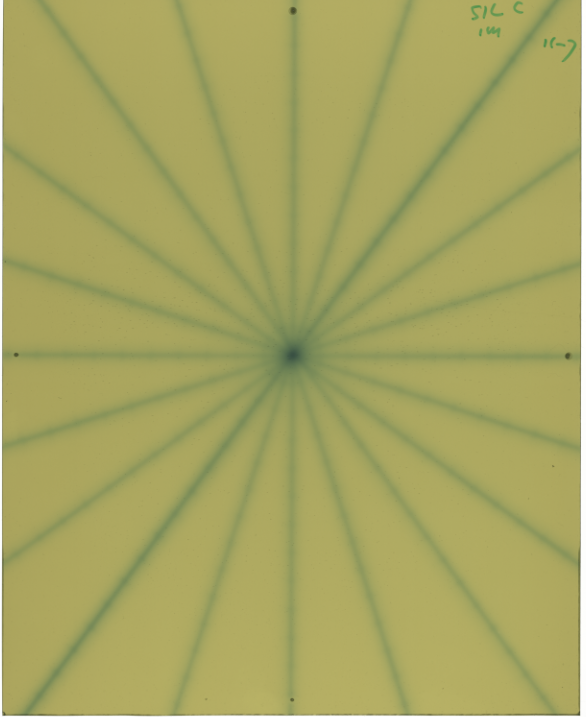
#> input picture image_analyze/star.png, 586 x 717 px
$ python star.py
#> lines starting #> are read from the running program, lines starting #| are printed output that depends on the picture
import os

import cv2
import numpy as np
from scipy import optimize
from scipy import signal

import matplotlib.pyplot as plt
from scipy.ndimage import median_filter


def find_star_field_center(image):
    image = np.array(image)
    rows, cols = image.shape
    max_pos = [rows // 2, cols // 2]
    k = 15
    # 遍历所有可能的位置
    max_wsum = 0
    for i in range(0, rows - k + 1, 3):
        for j in range(0, cols - k + 1, 3):
            # 计算子区域的和
            region_sum = np.sum(image[i:i + k, j:j + k])

            # 更新最大值
            if region_sum > max_wsum:
                max_sum = region_sum
                max_pos = (i, j)
    return max_pos[0] + k // 2, max_pos[1] + k // 2


class Point:
    def __init__(self, y, x):
        self.x = float(x)
        self.y = float(y)

    def __len__(self):
        return np.sqrt(self.x ** 2 + self.y ** 2)

    def __str__(self):
        return f"({self.x:.2f}, {self.y:.2f})"

    def __add__(self, other):
        return Point(self.x + other.x, self.y + other.y)

    def __sub__(self, other):
        return Point(self.x - other.x, self.y - other.y)


class Line:
    def __init__(self, point1, point2):
        self.A = point1
        self.B = point2

    def distance_to(self, pointC):
        # 计算点pointC到线的距离
        distance = np.abs(
            (pointC.y - self.A.y) * (self.B.x - self.A.x) - (pointC.x - self.A.x) * (self.B.y - self.A.y)) / np.sqrt(
            (self.B.x - self.A.x) ** 2 + (self.B.y - self.A.y) ** 2)
        return distance


def distance(p, lines):
    # 计算p点到所有lines距离的最大值
    return max(line.distance_to(Point(p[0], p[1])) for line in lines)


def process_mutipeaks(values, peak_ids):
    ids = []
    for i in range(len(peak_ids)):
        start = end = peak_ids[i]
        v1 = values[start]
        while True:
            end += 1
            if values[end] >= v1:
                continue
            break
        ids.append((start + end - 1) // 2)
    return ids


def check_reverse(img, percentiles=[4, 50, 96]):
    img = np.array(img, np.uint8)
    p_low = np.percentile(img, percentiles[0])
    p_mid = np.percentile(img, percentiles[1])
    p_high = np.percentile(img, percentiles[2])
    mid_to_low = abs(p_mid - p_low)
    mid_to_high = abs(p_mid - p_high)
    if mid_to_low > mid_to_high:
        img = 255 - img
    return img


def is_descend(values, k=8):
    # values应该是一维数组
    assert len(values) > k, f"传入的values长度小于{k}"
    values = np.array(values, dtype=np.float64)
    descend = np.where(values[:k] > values[1:k + 1], 1, 0)
    if descend.sum() >= 0.5 * k:
        return True
    return False


def satisfied(array, start, k=4):
    # median = np.median(array)
    array = np.squeeze(array)
    p80 = np.percentile(array, 80)
    if array[start:start + k].sum() <= k * (p80 + 1):
        return True
    return False


def preprocess(img):
    # 原始图像
    # cv2.imshow("raw", img)
    # cv2.waitKey(0)
    # 确认反转图像
    reversed = check_reverse(img)
    # cv2.imshow("reversed", reversed)
    # cv2.waitKey(0)

    # 滤波图像
    blur = cv2.medianBlur(reversed, 3)
    # [6 lines of commented-out code are left out]
    pts = []
    # 1-左上角
    row_off = 0
    col_off = 0
    row, col = blur.shape
    while True:
        # current = blur[row_off, col_off]
        # q1_row, median_row, q2_row = np.percentile(blur[row_off, :], [5, 50, 75])
        # q1_col, median_col, q2_col = np.percentile(blur[:, col_off], [5, 50, 75])
        # 起始位置要满足要求，不会是一个大数
        if not (satisfied(blur[row_off, :], col_off, k=3) and satisfied(blur[:, col_off], row_off, k=5)):
            # if current >= q2_row or current >= q2_col:
            row_off += 7
            continue
        flag1 = is_descend(blur[row_off, col_off:])
        flag2 = is_descend(blur[row_off:, col_off])

        descend = flag1 or flag2
        if descend:
            row_off += 7
            continue
        pts.append((row_off, col_off))
        break
    # 2-右上角
    row_off = pts[0][0]
    col_off = blur.shape[1] - 1
    while True:
        current = blur[row_off, col_off]
        q1_row, median_row, q2_row = np.percentile(blur[row_off, :], [5, 50, 75])
        q1_col, median_col, q2_col = np.percentile(blur[:, col_off], [5, 50, 75])
        # if current >= q2_row or current >= q2_col:
        if not (satisfied(blur[row_off, :][::-1], col - col_off - 1, k=3) and satisfied(blur[:, col_off], row_off,
                                                                                        k=5)):
            col_off -= 7
            continue
        descend = is_descend(blur[row_off, :col_off][::-1]) or is_descend(blur[row_off:, col_off])
        if descend:
            col_off -= 7
            continue
        pts.append((row_off, col_off))
        break
    # 3-左下角 && 右下角
    row_off = row - 1
    col_off1 = pts[0][1]
    col_off2 = pts[1][1]
    while True:
        # [6 lines of commented-out code are left out]
        if not (satisfied(blur[row_off, :], col_off1, k=3) and satisfied(blur[:, col_off1][::-1], row - row_off - 1,
                                                                         k=5)):
            row_off -= 7
            continue
        elif not (satisfied(blur[row_off, :][::-1], col - 1 - col_off2, k=3) and satisfied(blur[:, col_off2][::-1],
                                                                                           row - row_off - 1, k=5)):
            # elif current2 >= q2_row or current2 >= q2_col2:
            col_off2 -= 7
            continue
        descend1 = is_descend(blur[:row_off, col_off1][::-1]) or is_descend(blur[row_off, col_off1:])
        descend2 = is_descend(blur[:row_off, col_off2][::-1]) or is_descend(blur[row_off, :col_off2][::-1])
        if descend1 or descend2:
            row_off -= 7
            continue
        pts.append((row_off, col_off1))
        pts.append((row_off, col_off2))
        break

    return blur, pts


def main():
    # os.chdir(os.path.dirname(os.path.abspath(__file__)))
    filename = 'star.png'
    crop_file = 'analyrect.txt'
    manual_txt = "star.txt"
    image = cv2.imread(filename, 0)
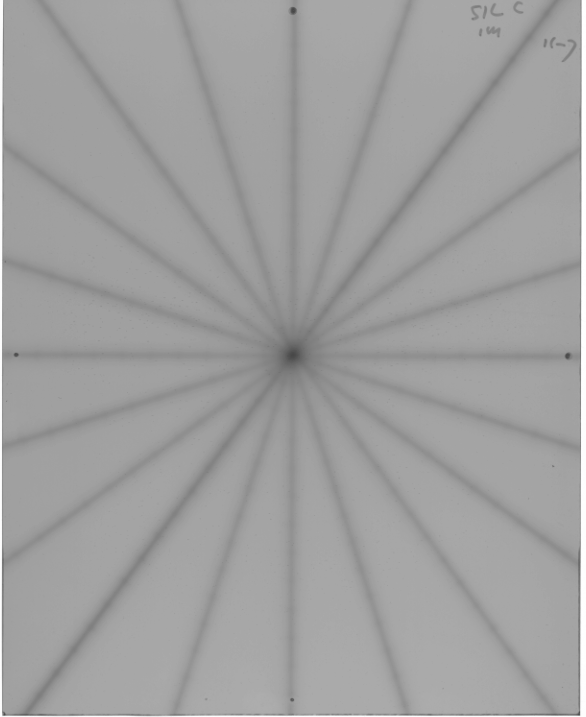
#> image: shape (717, 586); min 70, max 255, mean 159.8
    if image is None:
        raise ValueError("Image not found")
    cv2.imshow("raw", image)
    cv2.waitKey(0)
    if os.path.exists(crop_file):
        crop_file = open(crop_file, "r")
#> (reads image_analyze/analyrect.txt from the repository)
        pos = crop_file.readline().strip().split(",")
        pos = [int(x) for x in pos]
        x1, y1, x2, y2 = pos[0], pos[1], pos[2], pos[3]
        crop_file.close()
        image = image[y1:y2 + 1, x1:x2 + 1]
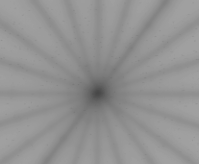
#> image: shape (164, 199); min 72, max 162, mean 146.7
    cv2.imshow("crop", image)
    cv2.waitKey(0)
    cv2.destroyAllWindows()

    if not os.path.exists(manual_txt):
        blur, pts = preprocess(image)
#> in check_reverse, `p_low = np.percentile(img, percentiles[0])`: p_low = 126
#> in check_reverse, `p_mid = np.percentile(img, percentiles[1])`: p_mid = 149
#> in check_reverse, `p_high = np.percentile(img, percentiles[2])`: p_high = 159
#> in check_reverse, `mid_to_low = abs(p_mid - p_low)`: mid_to_low = 23
#> in check_reverse, `mid_to_high = abs(p_mid - p_high)`: mid_to_high = 10
#> in check_reverse, `img = 255 - img`:
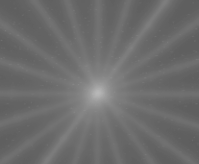
#> img: shape (164, 199); min 93, max 183, mean 108.3
#> the loop in preprocess, `while True:` made 1 pass
#> (flag1, flag2) on pass 1: (False, False)
#> after the loop in preprocess, `while True:`: pts = [(0, 0)]; row_off = 0
#> the loop in preprocess, `while True:` made 1 pass
#> (current, q1_row, median_row, q2_row, q1_col, median_col, q2_col) on pass 1: (93, 95, 99, 105, 95, 99, 104)
#> after the loop in preprocess, `while True:`: col_off = 198; pts = [(0, 0), (0, 198)]
#> in preprocess, `col_off1 = pts[0][1]`: col_off1 = 0
#> in preprocess, `col_off2 = pts[1][1]`: col_off2 = 198
#> the loop in preprocess, `while True:` made 3 passes
#> (descend1, descend2) on passes 2 to 3: (True, False), (False, False)
#> after the loop in preprocess, `while True:`: pts = [(0, 0), (0, 198), (149, 0), (149, 198)]; row_off = 149
#> pts = [(0, 0), (0, 198), (149, 0), (149, 198)]
        # print(f"shape: {blur.shape}, points: {pts}")
        cv2.imshow("blur1", blur)
        cv2.waitKey(0)
        # cv2.destroyAllWindows()

        start_point = Point(pts[0][0], pts[0][1])
        crop_img = blur[pts[0][0]:pts[2][0], pts[0][1]:pts[1][1]]
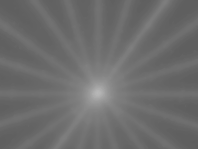
#> crop_img: shape (149, 198); min 93, max 183, mean 108.7
        cv2.imshow("crop_img", crop_img)
        cv2.waitKey(0)
        # center = find_star_field_center(crop_img)
        k = 0.15
        while True:
            values_ceil = np.array(crop_img[0, :])
            values_floor = np.array(crop_img[-1, :])
            values_left = np.array(crop_img[:, 0])
            values_right = np.array(crop_img[:, -1])

            k_max = 20
            row, col = crop_img.shape
            min_dis_row = row // 10
            min_dis_col = col // 10

            peaks_ceil, _ = signal.find_peaks(values_ceil, height=np.percentile(values_ceil, 80), distance=min_dis_col,
                                              prominence=k * (values_ceil.max() - values_ceil.min()))
            peaks_floor, _ = signal.find_peaks(values_floor, height=np.percentile(values_floor, 80),
                                               distance=min_dis_col,
                                               prominence=k * (values_floor.max() - values_floor.min()))
            peaks_left, _ = signal.find_peaks(values_left, height=np.percentile(values_left, 80), distance=min_dis_row,
                                              prominence=k * (values_left.max() - values_left.min()))
            peaks_right, _ = signal.find_peaks(values_right, height=np.percentile(values_right, 80),
                                               distance=min_dis_row,
                                               prominence=k * (values_right.max() - values_right.min()))

            if len(peaks_ceil) + len(peaks_floor) + len(peaks_left) + len(peaks_right) % 2 != 0:
                crop_img = crop_img[:-3, :]
            # 调整峰值位置
            peaks_ceil = process_mutipeaks(values_ceil, peaks_ceil)
            peaks_floor = process_mutipeaks(values_floor, peaks_floor)
            peaks_left = process_mutipeaks(values_left, peaks_left)
            peaks_right = process_mutipeaks(values_right, peaks_right)
            break
#> this loop made 1 pass
#> (peaks_ceil, peaks_floor, peaks_left, peaks_right) on pass 1: ([34, 66, 97, 128, 165], [22, 55, 79, 114, 141, 172], [23, 60, 92, 123], [23, 61, 93, 125])

        # 可视化
        # figure, ax = plt.subplots(4, 1, figsize=(10, 10))
        # ax[0].plot(list(range(1, len(values_left) + 1)), values_left, "k", label='left')
        # ax[1].plot(list(range(1, len(values_right) + 1)), values_right, "b", label='right')
        # ax[2].plot(list(range(1, len(values_floor) + 1)), values_floor, "r", label='floor')
        # ax[3].plot(list(range(1, len(values_ceil) + 1)), values_ceil, '#775588', label='ceil')
        # # 在峰值位置标注
        # for peak in peaks_left:
        #     ax[0].axvline(x=peak, color='r', linestyle='--')
        # for peak in peaks_right:
        #     ax[1].axvline(x=peak, color='r', linestyle='--')
        # for peak in peaks_floor:
        #     ax[2].axvline(x=peak, color='r', linestyle='--')
        # for peak in peaks_ceil:
        #     ax[3].axvline(x=peak, color='r', linestyle='--')
        # plt.legend()
        # plt.tight_layout()
        # plt.show()

        row, col = crop_img.shape
#> row = 146
        pts_ceil = [Point(0, x) for x in peaks_ceil]
#> pts_ceil = 5 items
        pts_floor = [Point(row - 1, y) for y in peaks_floor]
#> pts_floor = 6 items
        pts_left = [Point(x, 0) for x in peaks_left]
#> pts_left = 4 items
        pts_right = [Point(x, col - 1) for x in peaks_right]
#> pts_right = 4 items

        pts1 = []
        pts1.extend(pts_ceil)
        pts1.extend(pts_right)
        pts1.extend(pts_floor[::-1])
        pts1.extend(pts_left[::-1])
        num = len(pts1) // 2
#> num = 9
        lines = [Line(pointA, pointB) for pointA, pointB in zip(pts1[:num], pts1[num:])]
#> lines = 9 items

        # 中心点
        res = optimize.minimize(
            distance,
            x0=[row // 2, col // 2],
            args=(lines,),
            method="Nelder-Mead",
            options={"fatol": 0.001},
        )
#> res = {'fun': 7.57, 'nit': 51, 'nfev': 94, 'status': 0, 'success': True, 'message': 'Optimization terminated successfully.', 'x': [87.18, 106.5], 'final_simplex': ([[87.18, 106.5], [87.18, 106.5], [87.18, 106.5]], [7.57, 7.57, 7.57])}

        radius = res.fun
#> radius = 7.57
        center = Point(res.x[0], res.x[1])

        center += start_point

        blur = cv2.cvtColor(blur, cv2.COLOR_GRAY2RGB)
#> blur: shape (164, 199, 3)
        for line in lines:
            line.A += start_point
            line.B += start_point
            cv2.line(blur, (int(line.A.y), int(line.A.x)), (int(line.B.y), int(line.B.x)), (0, 0, 255), 1)
            cv2.circle(blur, (int(center.y), int(center.x)), 10, (0, 255, 0), 2)
#> this loop made 9 passes
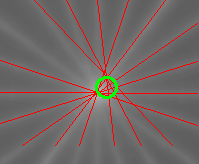
#> blur: shape (164, 199, 3); mean B, G, R 102.2, 103.7, 113.3
        cv2.imshow("crop_img", blur)
        cv2.waitKey(0)
        cv2.destroyAllWindows()

        f = open('./star', 'w')
        f.write(f"{center.y},{center.x}\n")
        f.write(f"{radius}\n")
        # 角度
        degrees = []
        for line in lines:
            theta = np.degrees(np.arctan((line.B.x - line.A.x) / (line.B.y - line.A.y)))
            degrees.append((theta + 90) % 180)
#> this loop made 9 passes
#> theta on passes 1 to 9: 46.42, 62.65, 83.31, -71.33, -52.82, -34.88, -17.47, 0.291, 18.26
#> after the loop, degrees = [136.4, 152.7, 173.3, 18.67, 37.18, 55.12, 72.53, 90.29, 108.3]
        degrees = np.array(degrees)
        seq = np.argsort(degrees)
#> seq = [3, 4, 5, 6, 7, 8, 0, 1, 2]
        for i in range(len(seq)):
            f.write(f"{lines[seq[i]].A.y},{lines[seq[i]].A.x},")
            f.write(f"{lines[seq[i]].B.y},{lines[seq[i]].B.x},")
            f.write(f"{degrees[seq[i]]}\n")
#> this loop made 9 passes
    else:
        img = cv2.imread(filename, 0)
        startPoint = [img.shape[0] // 2, img.shape[1] // 2]
        lines = []
        with open(manual_txt, "r") as f:
            for line in f.readlines():
                line = line.strip().split(',')
                pointA = Point(line[1], line[0])
                pointB = Point(line[3], line[2])
                lines.append(Line(pointA, pointB))

        res = optimize.minimize(
            distance,
            x0=startPoint,
            args=(lines,),
            method="Nelder-Mead",
            options={"fatol": 0.001},
        )

        radius = res.fun
        center = Point(res.x[0], res.x[1])
        f = open('./star', 'w')
        f.write(f"{center.x},{center.y}\n")
        f.write(f"{radius}\n")

        degrees = []
        for line in lines:
            # line.
            theta = (np.degrees(np.arctan((line.B.y - line.A.y) / (line.B.x - line.A.x))) + 90) % 180
            # degrees.append(theta)
            degrees.append((theta + 90) % 180)
        degrees = np.array(degrees)
        seq = np.argsort(degrees)
        for i in range(len(seq)):
            f.write(f"{lines[seq[i]].A.x},{lines[seq[i]].A.y},")
            f.write(f"{lines[seq[i]].B.x},{lines[seq[i]].B.y},")
            f.write(f"{degrees[seq[i]]}\n")
    # [13 lines of commented-out code are left out]


if __name__ == '__main__':
    main()
